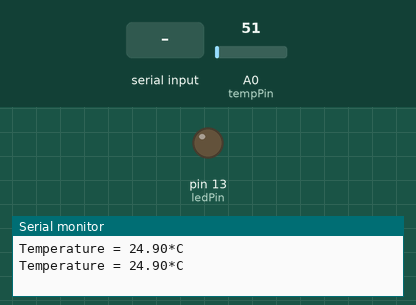
Bench run of a sketch on a simulated Arduino Uno, built with avr-gcc and run on an emulated ATmega328P. On the bench: output pins drawn as LEDs (lit = HIGH), the last lines printed to the serial monitor. The test bench sets the inputs (shaded band); at power-on: A0 (tempPin) = 51.

Above: at 1.8 s.
1.9 s: "2222\n" received over the second serial link
At 3.2 s:
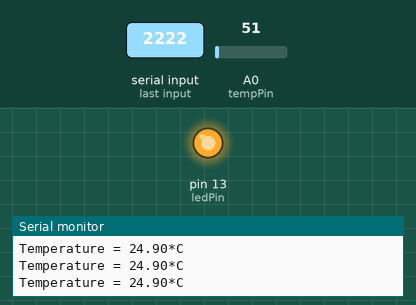
Timing chart, 0 to 4.9 s (numbered marks = the images above; inputs shaded):
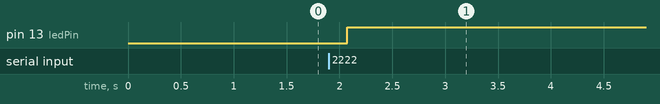

Measured:
- after the input at 1.9 s, pin 13 (ledPin): LOW → HIGH after 0.17 s

The sketch:

HC12_RECEIVER_MULTI_2.ino
```cpp
#include <SoftwareSerial.h>

SoftwareSerial mySerial(2, 3); // RX, TX

int ledPin = 13;

unsigned long last = millis();//set timer

float temp;

float temp_2;

int tempPin = 0;

void setup() {
  Serial.begin(9600);
  mySerial.begin(9600);
  pinMode(ledPin, OUTPUT);
}

void loop() {

  boolean ledState = digitalRead(ledPin);//check if the LED is turned on or off. Returns 1 or 0

  temp = analogRead(tempPin);
  // read analog volt from sensor and save to variable temp

  temp = temp * 0.48828125;
  //convert the analog volt to its temperature equivalent

  temp_2 = 2000.00 + temp;

  Serial.print("Temperature = ");
  Serial.print(temp); // display temperature value
  Serial.print("*C");
  Serial.println();

  mySerial.println(temp_2);//send unique code to the receiver in this case 1000 + temp

  if(mySerial.available() > 1){
    int input = mySerial.parseInt();//read serial input and convert to integer (-32,768 to 32,767)

    if(millis() - last > 250)
    {
      //if time now is 250 milliseconds greater than last time
      if(ledState == 0 && input == 2222)
      {
        //if LED is off and button code is ok
          digitalWrite(ledPin, HIGH);
      }
      else if(ledState == 1 && input == 2222)
      {
        //if LED is on and button code is ok
          digitalWrite(ledPin, LOW);
      }

    }

    mySerial.flush();//clear the serial buffer for unwanted inputs
    last = millis();//reset timer
  }
  delay(20);//delay little for better serial communication
  delay(1000); //update sensor reading after every second

}
```
